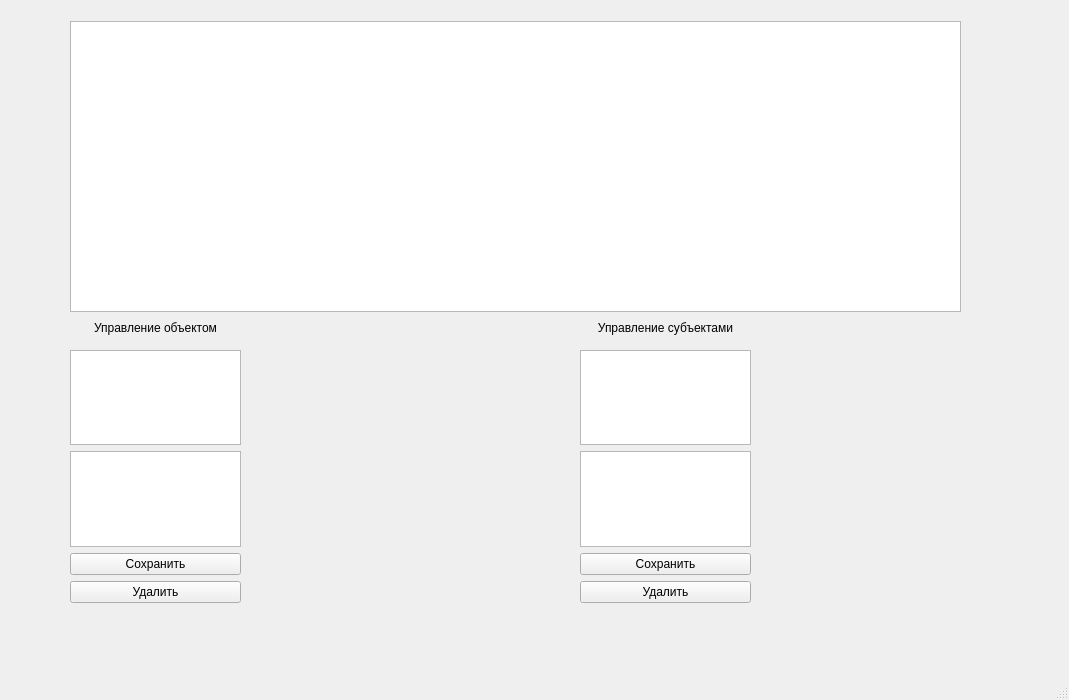
<?xml version="1.0" encoding="UTF-8"?>
<ui version="4.0">
 <class>MainWindow</class>
 <widget class="QMainWindow" name="MainWindow">
  <property name="geometry">
   <rect>
    <x>0</x>
    <y>0</y>
    <width>1069</width>
    <height>700</height>
   </rect>
  </property>
  <property name="windowTitle">
   <string>MainWindow</string>
  </property>
  <widget class="QWidget" name="centralwidget">
   <widget class="QTableWidget" name="tableWidget">
    <property name="geometry">
     <rect>
      <x>70</x>
      <y>21</y>
      <width>891</width>
      <height>291</height>
     </rect>
    </property>
   </widget>
   <widget class="QWidget" name="verticalLayoutWidget">
    <property name="geometry">
     <rect>
      <x>70</x>
      <y>350</y>
      <width>171</width>
      <height>253</height>
     </rect>
    </property>
    <layout class="QVBoxLayout" name="verticalLayout">
     <item>
      <widget class="QTextEdit" name="textEdit_2"/>
     </item>
     <item>
      <widget class="QTextEdit" name="textEdit"/>
     </item>
     <item>
      <widget class="QPushButton" name="pushButton">
       <property name="text">
        <string>Cохранить</string>
       </property>
      </widget>
     </item>
     <item>
      <widget class="QPushButton" name="pushButton_3">
       <property name="text">
        <string>Удалить</string>
       </property>
      </widget>
     </item>
    </layout>
   </widget>
   <widget class="QWidget" name="verticalLayoutWidget_2">
    <property name="geometry">
     <rect>
      <x>580</x>
      <y>350</y>
      <width>171</width>
      <height>253</height>
     </rect>
    </property>
    <layout class="QVBoxLayout" name="verticalLayout_2">
     <item>
      <widget class="QTextEdit" name="textEdit_3"/>
     </item>
     <item>
      <widget class="QTextEdit" name="textEdit_4"/>
     </item>
     <item>
      <widget class="QPushButton" name="pushButton_2">
       <property name="text">
        <string>Cохранить</string>
       </property>
      </widget>
     </item>
     <item>
      <widget class="QPushButton" name="pushButton_4">
       <property name="text">
        <string>Удалить</string>
       </property>
      </widget>
     </item>
    </layout>
   </widget>
   <widget class="QLabel" name="label">
    <property name="geometry">
     <rect>
      <x>70</x>
      <y>320</y>
      <width>171</width>
      <height>16</height>
     </rect>
    </property>
    <property name="text">
     <string>Управление объектом</string>
    </property>
    <property name="alignment">
     <set>Qt::AlignCenter</set>
    </property>
   </widget>
   <widget class="QLabel" name="label_2">
    <property name="geometry">
     <rect>
      <x>580</x>
      <y>320</y>
      <width>171</width>
      <height>16</height>
     </rect>
    </property>
    <property name="text">
     <string>Управление субъектами</string>
    </property>
    <property name="alignment">
     <set>Qt::AlignCenter</set>
    </property>
   </widget>
  </widget>
  <widget class="QMenuBar" name="menubar">
   <property name="geometry">
    <rect>
     <x>0</x>
     <y>0</y>
     <width>1069</width>
     <height>26</height>
    </rect>
   </property>
  </widget>
  <widget class="QStatusBar" name="statusbar"/>
 </widget>
 <resources/>
 <connections/>
</ui>
